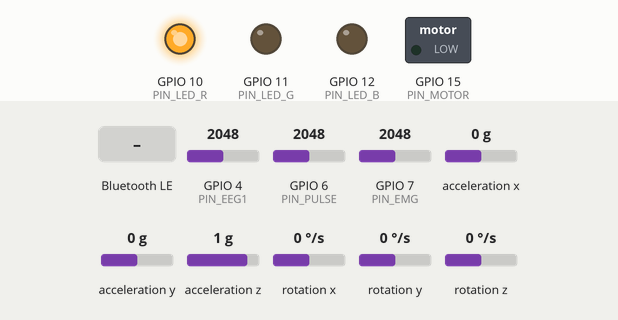
Bench run of a sketch on a simulated ESP32-S3. On the bench: switched loads named in the sketch (green lamp = pin HIGH), output pins drawn as LEDs (lit = HIGH). Wiring (inferred from the names in the program): MPU-6050 motion sensor at I2C address 0x68. Inputs (shaded band) come from the test bench; at power-on: GPIO 4 (PIN_EEG1) = 2048, GPIO 6 (PIN_PULSE) = 2048, GPIO 7 (PIN_EMG) = 2048, acceleration x 0 g, acceleration y 0 g, acceleration z 1 g, rotation x 0 °/s, rotation y 0 °/s, rotation z 0 °/s (analog values on the 0–4095 scale). Nothing arrives over Bluetooth unless stated; a phone connects over Bluetooth LE 3 s after start; what the sketch prints to the serial monitor is not drawn.

Above: at 0.3 s.
At 0.7 s:
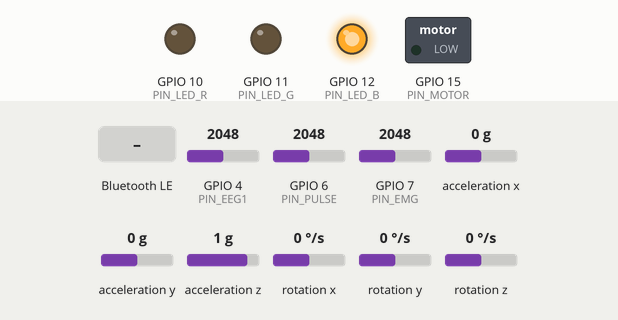
At 2.0 s:
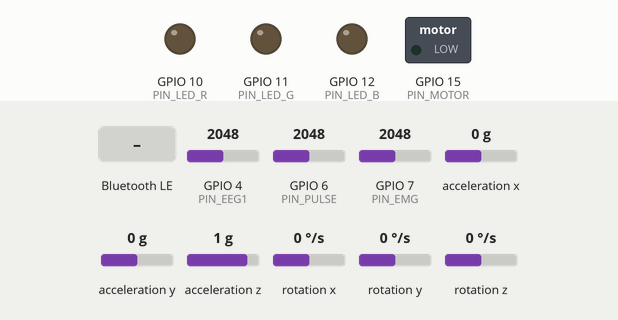
2.1 s: Bluetooth LE write "M:2048" received
3.6 s: Bluetooth LE write "E:2048" received
5.1 s: Bluetooth LE write "EEG_STOP" received
Timing chart, 0 to 8.1 s (numbered marks = the images above; inputs shaded):
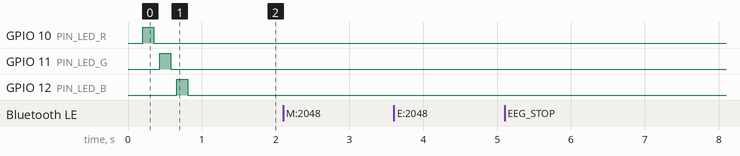

The sketch:

BioWearable_working.ino
```cpp
/*
 * BioWearable_working.ino — Main entry point
 */

#include "config.h"
#include "outputs.h"
#include "dsp.h"
#include "sensors.h"
#include "ble_comm.h"

// Shared globals
BLECharacteristic *pTxCharacteristic   = NULL;
BLECharacteristic *pProcCharacteristic = NULL;
volatile bool      deviceConnected     = false;
QueueHandle_t      sensorQueue;
QueueHandle_t      processQueue;

void setup() {
  Serial.begin(115200);
  delay(200);
  Serial.println("\n=== BioWearable v5.0 ===");

  initOutputs();
  bootBlink();
  initBLE();

  sensorQueue  = xQueueCreate(4,    sizeof(SensorPacket));
  processQueue = xQueueCreate(4,    sizeof(ProcessedPacket));

  if (!sensorQueue || !processQueue) {
    Serial.println("[FATAL] Queue creation failed");
    while(1) delay(1000);
  }

  xTaskCreatePinnedToCore(Task_BLE_Transmit, "BLE_TX",   8192, NULL, 2, NULL, 0);
  xTaskCreatePinnedToCore(Task_Sensor_Read,  "SENS_DSP", 8192, NULL, 1, NULL, 1);

  Serial.println("[MAIN] All tasks started");
}

void loop() {
  vTaskDelete(NULL);
}
```

ble_comm.h
```cpp
/*
 * ble_comm.h v7
 * Supports two injection modes:
 *   PPG: "INJECT_START" then numeric lines "2048\n"
 *   EEG: "EEG_START"    then "E:2048\n" lines
 *        "EEG_STOP"     to end EEG injection
 * RR direct inject: "RR:650\n"
 */
#ifndef BLE_COMM_H
#define BLE_COMM_H

#include "config.h"
#include "outputs.h"

static bool ledR=false,ledG=false,ledB=false,motor=false;

QueueHandle_t  injectQueue    = NULL;  // PPG samples (uint16)
QueueHandle_t  eegInjectQueue = NULL;  // EEG samples (uint16)
QueueHandle_t  emgInjectQueue = NULL;  // EMG samples (uint16)
QueueHandle_t  rrInjectQueue  = NULL;  // RR intervals

volatile bool  injectModeActive    = false;
volatile bool  eegInjectModeActive = false;
volatile bool  emgInjectModeActive = false;

class ServerCB : public BLEServerCallbacks {
  void onConnect(BLEServer *s) override {
    deviceConnected=true;
    Serial.println("[BLE] Connected");
  }
  void onDisconnect(BLEServer *s) override {
    deviceConnected=false;
    injectModeActive=false;
    eegInjectModeActive=false;
    emgInjectModeActive=false;
    Serial.println("[BLE] Disconnected");
    s->startAdvertising();
    resetOutputs();
    ledR=ledG=ledB=motor=false;
  }
};

class RxCB : public BLECharacteristicCallbacks {
  void onWrite(BLECharacteristic *c) override {
    String v=c->getValue();if(v.length()==0)return;v.trim();

    // ── EMG injection control ─────────────────────────────────────
    if(v=="EMG_START"){
      emgInjectModeActive=true;
      Serial.println("[EMG_INJECT] Mode ON");return;
    }
    if(v=="EMG_STOP"){
      emgInjectModeActive=false;
      Serial.println("[EMG_INJECT] Mode OFF");return;
    }

    // ── EMG sample: "M:2048" ──────────────────────────────────────
    if(v.startsWith("M:")){
      uint16_t s=(uint16_t)v.substring(2).toInt();
      if(emgInjectQueue) xQueueSend(emgInjectQueue,&s,0);
      return;
    }

    // ── EEG injection control ─────────────────────────────────────
    if(v=="EEG_START"){
      eegInjectModeActive=true;
      Serial.println("[EEG_INJECT] Mode ON");return;
    }
    if(v=="EEG_STOP"){
      eegInjectModeActive=false;
      Serial.println("[EEG_INJECT] Mode OFF");return;
    }

    // ── EEG sample: "E:2048" ──────────────────────────────────────
    if(v.startsWith("E:")){
      uint16_t s=(uint16_t)v.substring(2).toInt();
      if(eegInjectQueue) xQueueSend(eegInjectQueue,&s,0);
      return;
    }

    // ── RR direct inject: "RR:650" ────────────────────────────────
    if(v.startsWith("RR:")){
      float rrMs=v.substring(3).toFloat();
    // --- TEMPORARY FIX FOR EEG TESTING ---
        // We commented out the injectRR line below so the ESP32 compiles.
        // You can uncomment this later when you go back to testing the Pulse Sensor!

        if(rrMs > 200.0f && rrMs < 2500.0f) {
            // dsp.hrv.injectRR(rrMs);
        }
        // -------------------------------------
      return;
    }

    // ── PPG injection control ─────────────────────────────────────
    if(v=="INJECT_START"){injectModeActive=true;Serial.println("[INJECT] PPG ON");return;}
    if(v=="INJECT_STOP") {injectModeActive=false;Serial.println("[INJECT] PPG OFF");return;}

    // ── PPG numeric sample ────────────────────────────────────────
    bool isNum=true;
    for(int i=0;i<(int)v.length();i++){if(!isDigit(v[i])){isNum=false;break;}}
    if(isNum&&v.length()>0){
      uint16_t s=(uint16_t)v.toInt();
      if(injectQueue) xQueueSend(injectQueue,&s,0);
      return;
    }

    // ── LED/Motor commands ────────────────────────────────────────
    char cmd=v[0];
    switch(cmd){
      case 'R':ledR=!ledR;digitalWrite(PIN_LED_R,ledR);break;
      case 'G':ledG=!ledG;digitalWrite(PIN_LED_G,ledG);break;
      case 'B':ledB=!ledB;digitalWrite(PIN_LED_B,ledB);break;
      case 'W':ledR=ledG=ledB=true;
        digitalWrite(PIN_LED_R,HIGH);digitalWrite(PIN_LED_G,HIGH);digitalWrite(PIN_LED_B,HIGH);break;
      case 'M':motor=true; digitalWrite(PIN_MOTOR,HIGH);break;
      case 'X':motor=false;digitalWrite(PIN_MOTOR,LOW); break;
      case 'O':resetOutputs();ledR=ledG=ledB=motor=false;break;
      default:break;
    }
  }
};

void initBLE(){
  injectQueue    = xQueueCreate(1024,sizeof(uint16_t));
  eegInjectQueue = xQueueCreate(1024,sizeof(uint16_t));
  emgInjectQueue = xQueueCreate(1024,sizeof(uint16_t));

  BLEDevice::init("BioWearable");
  BLEServer *srv=BLEDevice::createServer();
  srv->setCallbacks(new ServerCB());
  BLEService *svc=srv->createService(BLEUUID(SERVICE_UUID),32);

  pTxCharacteristic=svc->createCharacteristic(
    CHARACTERISTIC_UUID_TX,BLECharacteristic::PROPERTY_NOTIFY);
  pTxCharacteristic->addDescriptor(new BLE2902());

  BLECharacteristic *rxChar=svc->createCharacteristic(
    CHARACTERISTIC_UUID_RX,
    BLECharacteristic::PROPERTY_WRITE|BLECharacteristic::PROPERTY_WRITE_NR);
  rxChar->setCallbacks(new RxCB());

  pProcCharacteristic=svc->createCharacteristic(
    CHARACTERISTIC_UUID_PROC,BLECharacteristic::PROPERTY_NOTIFY);
  pProcCharacteristic->addDescriptor(new BLE2902());

  svc->start();
  BLEAdvertising *adv=BLEDevice::getAdvertising();
  adv->addServiceUUID(SERVICE_UUID);
  adv->setScanResponse(true);
  adv->setMinPreferred(0x06);adv->setMaxPreferred(0x0C);
  BLEDevice::startAdvertising();
  Serial.println("[BLE] Advertising — PPG+EEG+EMG+RR inject ready");
}

void Task_BLE_Transmit(void *pvParameters){
  SensorPacket rawPkt;ProcessedPacket procPkt;
  for(;;){
    if(xQueueReceive(sensorQueue,&rawPkt,pdMS_TO_TICKS(1))==pdPASS){
      SensorPacket tmp;
      while(xQueueReceive(sensorQueue,&tmp,0)==pdPASS)rawPkt=tmp;
      if(deviceConnected&&pTxCharacteristic){
        pTxCharacteristic->setValue((uint8_t*)&rawPkt,sizeof(SensorPacket));
        pTxCharacteristic->notify();
      }
    }
    if(xQueueReceive(processQueue,&procPkt,0)==pdPASS){
      if(deviceConnected&&pProcCharacteristic){
        pProcCharacteristic->setValue((uint8_t*)&procPkt,sizeof(ProcessedPacket));
        pProcCharacteristic->notify();
      }
    }
    taskYIELD();
  }
}
#endif
```

outputs.h
```cpp
/*
 * outputs.h — LED and motor control
 */

#ifndef OUTPUTS_H
#define OUTPUTS_H

#include "config.h"

void initOutputs() {
  pinMode(PIN_MOTOR, OUTPUT);
  pinMode(PIN_LED_R, OUTPUT);
  pinMode(PIN_LED_G, OUTPUT);
  pinMode(PIN_LED_B, OUTPUT);
}

void resetOutputs() {
  digitalWrite(PIN_MOTOR, LOW);
  digitalWrite(PIN_LED_R, LOW);
  digitalWrite(PIN_LED_G, LOW);
  digitalWrite(PIN_LED_B, LOW);
}

void bootBlink() {
  const int pins[] = { PIN_LED_R, PIN_LED_G, PIN_LED_B };
  for (int i = 0; i < 3; i++) {
    digitalWrite(pins[i], HIGH); delay(150);
    digitalWrite(pins[i], LOW);  delay(80);
  }
}

#endif
```

sensors.h
```cpp
/*
 * sensors.h v7
 * Handles three injection modes:
 *   1. PPG (injectQueue)      → rawPkt.pulse
 *   2. EEG (eegInjectQueue)   → rawPkt.eeg1
 *   3. RR direct (dsp.hrv.injectRR) — handled in ble_comm.h
 */
#ifndef SENSORS_H
#define SENSORS_H

#include "config.h"
#include "dsp.h"

extern QueueHandle_t injectQueue;
extern QueueHandle_t eegInjectQueue;
extern QueueHandle_t emgInjectQueue;
extern volatile bool injectModeActive;
extern volatile bool eegInjectModeActive;
extern volatile bool emgInjectModeActive;

static hw_timer_t    *samplingTimer=NULL;
static volatile bool  samplingFlag=false;

void IRAM_ATTR onSamplingTimer(){samplingFlag=true;}

struct EMAFilter {
  float value;bool initialized;
  EMAFilter():value(0),initialized(false){}
  uint16_t apply(uint16_t raw){
    if(!initialized){value=raw;initialized=true;}
    else value=FILTER_ALPHA*raw+(1.0f-FILTER_ALPHA)*value;
    return (uint16_t)(value+0.5f);
  }
};

static void mpuWrite(uint8_t reg,uint8_t val){
  Wire.beginTransmission(MPU_ADDR);Wire.write(reg);Wire.write(val);Wire.endTransmission();
}
static uint8_t mpuRead8(uint8_t reg){
  Wire.beginTransmission(MPU_ADDR);Wire.write(reg);Wire.endTransmission(false);
  Wire.requestFrom((uint8_t)MPU_ADDR,(uint8_t)1);
  return Wire.available()?Wire.read():0;
}
static void mpuReadBurst(uint8_t reg,uint8_t *buf,uint8_t n){
  Wire.beginTransmission(MPU_ADDR);Wire.write(reg);Wire.endTransmission(false);
  Wire.requestFrom((uint8_t)MPU_ADDR,n);
  for(uint8_t i=0;i<n&&Wire.available();i++)buf[i]=Wire.read();
}
static bool mpuInit(){
  Wire.begin(PIN_SDA,PIN_SCL,400000);delay(100);
  uint8_t who=mpuRead8(MPU_REG_WHO_AM_I);
  if(who!=0x68&&who!=0x70&&who!=0x72){
    Serial.printf("[MPU] not found 0x%02X\n",who);return false;
  }
  mpuWrite(MPU_REG_PWR_MGT1,0x00);delay(10);
  mpuWrite(MPU_REG_SMPLRT,0x07);mpuWrite(MPU_REG_CONFIG,0x03);
  mpuWrite(MPU_REG_ACCEL_CFG,MPU_ACCEL_FS_2G);mpuWrite(MPU_REG_GYRO_CFG,MPU_GYRO_FS_250);
  Serial.printf("[MPU] OK 0x%02X\n",who);return true;
}
static void mpuReadAll(int16_t &ax,int16_t &ay,int16_t &az,
                       int16_t &gx,int16_t &gy,int16_t &gz,int16_t &tmp){
  uint8_t r[14];mpuReadBurst(MPU_REG_ACCEL_X,r,14);
  ax=(int16_t)(r[0]<<8|r[1]);ay=(int16_t)(r[2]<<8|r[3]);az=(int16_t)(r[4]<<8|r[5]);
  tmp=(int16_t)(r[6]<<8|r[7]);
  gx=(int16_t)(r[8]<<8|r[9]);gy=(int16_t)(r[10]<<8|r[11]);gz=(int16_t)(r[12]<<8|r[13]);
}

void Task_Sensor_Read(void *pvParameters){
  SensorPacket rawPkt;ProcessedPacket procPkt;
  uint16_t seqCounter=0;uint32_t droppedRaw=0;
  uint32_t ppgCount=0,eegCount=0,emgCount=0;
  bool wasPPG=false,wasEEG=false,wasEMG=false;
  bool mpuOk=false;
  EMAFilter fEEG1,fEMG,fPulse;
  analogReadResolution(12);

  // Hardware timer 250Hz (ESP32 Core v3.x)
  samplingTimer=timerBegin(1000000);
  timerAttachInterrupt(samplingTimer,&onSamplingTimer);
  timerAlarm(samplingTimer,4000,true,0);
  Serial.println("[SENS] Hardware timer 250Hz OK");

  for(int attempt=0;attempt<3&&!mpuOk;attempt++){
    mpuOk=mpuInit();if(!mpuOk){Serial.println("[MPU] retry...");delay(200);}
  }
  if(!mpuOk)Serial.println("[MPU] Not found — zeros used");
  Serial.println("[SENS] Task running — PPG+EEG inject ready");

  for(;;){
    if(!samplingFlag){taskYIELD();continue;}
    samplingFlag=false;
    rawPkt.seq=seqCounter++;

    // ── EEG injection (priority: eeg over ppg) ────────────────────
    uint16_t eegSample=0;
    bool hasEEG=(eegInjectQueue&&xQueueReceive(eegInjectQueue,&eegSample,0)==pdPASS);

    // ── EMG injection ─────────────────────────────────────────────
    uint16_t emgSample=0;
    bool hasEMG=(emgInjectQueue&&xQueueReceive(emgInjectQueue,&emgSample,0)==pdPASS);

    // ── PPG injection ─────────────────────────────────────────────
    uint16_t ppgSample=0;
    bool hasPPG=(injectQueue&&xQueueReceive(injectQueue,&ppgSample,0)==pdPASS);

    if(hasEEG){
      if(!wasEEG){Serial.println("[EEG_INJECT] Started");wasEEG=true;}
      eegCount++;
      rawPkt.eeg1=eegSample;     // injected EEG sample
      rawPkt.eeg2=0;
      rawPkt.emg=2048;           // neutral
      rawPkt.pulse=2048;         // neutral

      // Force contact for HRV during EEG-only test
      if(eegInjectModeActive){
        dsp.hrv.contacted=true;dsp.hrv.varFull=true;dsp.hrv.dbgSwing=60.0f;
      }
      if(eegCount%500==0)
        Serial.printf("[EEG_INJECT] %lu samples  eeg1=%u  alpha=%u%%  beta=%u%%\n",
                      eegCount,eegSample,
                      dsp.eeg1.alpha_pct,dsp.eeg1.beta_pct);
    } else if(hasEMG){
      if(!wasEMG){Serial.println("[EMG_INJECT] Started");wasEMG=true;}
      if(wasEEG){Serial.println("[EEG_INJECT] Stopped");wasEEG=false;}
      emgCount++;
      rawPkt.emg=emgSample;       // injected EMG sample
      rawPkt.eeg1=2048;rawPkt.eeg2=0;
      rawPkt.pulse=2048;           // neutral pulse
      if(emgInjectModeActive){
        dsp.hrv.contacted=true;dsp.hrv.varFull=true;dsp.hrv.dbgSwing=60.0f;
      }
      if(emgCount%500==0)
        Serial.printf("[EMG_INJECT] %lu samples  emg=%u  rms=%u  mf=%u  active=%u\n",
                      emgCount,emgSample,dsp.emg.rms,dsp.emg.meanFreq,dsp.emg.activated);
    } else if(hasPPG){
      if(!wasPPG){Serial.println("[PPG_INJECT] Started");wasPPG=true;}
      if(wasEEG){Serial.println("[EEG_INJECT] Stopped");wasEEG=false;}
      if(wasEMG){Serial.println("[EMG_INJECT] Stopped");wasEMG=false;}
      ppgCount++;
      rawPkt.pulse=ppgSample;
      rawPkt.eeg1=2048;rawPkt.eeg2=0;rawPkt.emg=2048;
      if(injectModeActive){
        dsp.hrv.contacted=true;dsp.hrv.varFull=true;dsp.hrv.dbgSwing=60.0f;
      }
    } else {
      // Live sensors
      if(wasPPG){Serial.println("[PPG_INJECT] Stopped — live mode");wasPPG=false;}
      if(wasEEG){Serial.println("[EEG_INJECT] Stopped — live mode");wasEEG=false;}
      if(wasEMG){Serial.println("[EMG_INJECT] Stopped — live mode");wasEMG=false;}
      rawPkt.eeg1=fEEG1.apply(analogRead(PIN_EEG1));
      rawPkt.eeg2=0;
      rawPkt.emg=fEMG.apply(analogRead(PIN_EMG));
      rawPkt.pulse=fPulse.apply(analogRead(PIN_PULSE));
    }

    if(mpuOk){
      int16_t ax,ay,az,gx,gy,gz,tmp;
      mpuReadAll(ax,ay,az,gx,gy,gz,tmp);
      rawPkt.ax=ax;rawPkt.ay=ay;rawPkt.az=az;
      rawPkt.gx=gx;rawPkt.gy=gy;rawPkt.gz=gz;rawPkt.temp=tmp;
    } else {
      rawPkt.ax=rawPkt.ay=rawPkt.az=0;
      rawPkt.gx=rawPkt.gy=rawPkt.gz=0;rawPkt.temp=0;
    }

    dsp.processSample(rawPkt);

    if(xQueueSend(sensorQueue,&rawPkt,0)!=pdPASS){
      if(++droppedRaw%250==0)Serial.printf("[WARN] %lu raw dropped\n",droppedRaw);
    }

    if(seqCounter%125==0){
      dsp.fillPacket(procPkt);
      xQueueSend(processQueue,&procPkt,0);
      if(wasEEG||hasEEG){
        Serial.printf("[EEG_DSP] delta=%3u%% theta=%3u%% alpha=%3u%% beta=%3u%% gamma=%3u%%\n",
          procPkt.e1_delta,procPkt.e1_theta,procPkt.e1_alpha,
          procPkt.e1_beta,procPkt.e1_gamma);
      } else if(wasEMG||hasEMG){
        Serial.printf("[EMG_DSP] rms=%5u mf=%3uHz zcr=%3u active=%u fatigue=%3u%%  [EMG_INJECT]\n",
          procPkt.emg_rms,procPkt.emg_mf,procPkt.emg_zcr,
          procPkt.emg_active,procPkt.emg_fatigue);
      } else {
        Serial.printf("[DSP] BPM=%3u RMSSD=%3u SDNN=%3u %s\n",
          procPkt.bpm,procPkt.rmssd,procPkt.sdnn,
          (wasPPG||hasPPG)?"[PPG_INJECT]":"[LIVE]");
      }
    }
  }
}
#endif
```

config.h
```cpp
/*
 * config.h — Pin definitions, BLE UUIDs, shared types & globals
 */

#ifndef CONFIG_H
#define CONFIG_H

#include <Arduino.h>
#include <Wire.h>
#include <BLEDevice.h>
#include <BLEServer.h>
#include <BLEUtils.h>
#include <BLE2902.h>

// Analog Inputs
const int PIN_EEG1  = 4;
const int PIN_EEG2  = 5;
const int PIN_PULSE = 6;
const int PIN_EMG   = 7;

// I2C
const int PIN_SDA = 9;
const int PIN_SCL = 8;

// Outputs
const int PIN_MOTOR = 15;
const int PIN_LED_R = 10;
const int PIN_LED_G = 11;
const int PIN_LED_B = 12;

// MPU-6050
#define MPU_ADDR          0x68
#define MPU_REG_WHO_AM_I  0x75
#define MPU_REG_PWR_MGT1  0x6B
#define MPU_REG_SMPLRT    0x19
#define MPU_REG_CONFIG    0x1A
#define MPU_REG_GYRO_CFG  0x1B
#define MPU_REG_ACCEL_CFG 0x1C
#define MPU_REG_ACCEL_X   0x3B
#define MPU_REG_TEMP_H    0x41
#define MPU_REG_GYRO_X    0x43
#define MPU_ACCEL_FS_2G   0x00
#define MPU_GYRO_FS_250   0x00

// Filter / PWM
const float FILTER_ALPHA   = 0.8f;
const int   PWM_FREQ       = 5000;
const int   PWM_RESOLUTION = 8;

// BLE UUIDs
#define SERVICE_UUID             "4fafc201-1fb5-459e-8fcc-c5c9c331914b"
#define CHARACTERISTIC_UUID_TX   "beb5483e-36e1-4688-b7f5-ea07361b26a8"
#define CHARACTERISTIC_UUID_RX   "12345678-1234-5678-1234-56789abcdef0"
#define CHARACTERISTIC_UUID_PROC "abcd1234-ab12-cd34-ef56-abcdef012345"

// Raw Sensor Packet (24 bytes)
struct __attribute__((packed)) SensorPacket {
  uint16_t seq;
  uint16_t eeg1, eeg2, emg, pulse;
  int16_t  ax, ay, az;
  int16_t  gx, gy, gz;
  int16_t  temp;
};

// Processed Packet (32 bytes)
struct __attribute__((packed)) ProcessedPacket {
  uint8_t  e1_delta, e1_theta, e1_alpha, e1_beta, e1_gamma;
  uint8_t  e2_delta, e2_theta, e2_alpha, e2_beta, e2_gamma;
  uint8_t  focus_x10;
  uint8_t  relax_x10;
  uint8_t  drowsy_x10;
  uint16_t emg_rms;
  uint8_t  emg_mf;
  uint8_t  emg_zcr;
  uint8_t  emg_active;
  uint8_t  emg_fatigue;
  uint8_t  bpm;
  uint8_t  rmssd;
  uint8_t  sdnn;
  uint8_t  pnn50;
  uint8_t  hrv_stress;
  int16_t  pitch_x10;
  int16_t  roll_x10;
  int16_t  yaw_x10;
  uint8_t  accel_mag_x10;
  uint8_t  flags;
};

// Shared Globals
extern BLECharacteristic *pTxCharacteristic;
extern BLECharacteristic *pProcCharacteristic;
extern volatile bool       deviceConnected;
extern QueueHandle_t       sensorQueue;
extern QueueHandle_t       processQueue;

#endif
```

Source omitted: dsp.h (25680 bytes)

Measured:
- after the input at 2.1 s, every drawn part: stays the same
- after the input at 3.6 s, every drawn part: stays the same
- after the input at 5.1 s, every drawn part: stays the same
